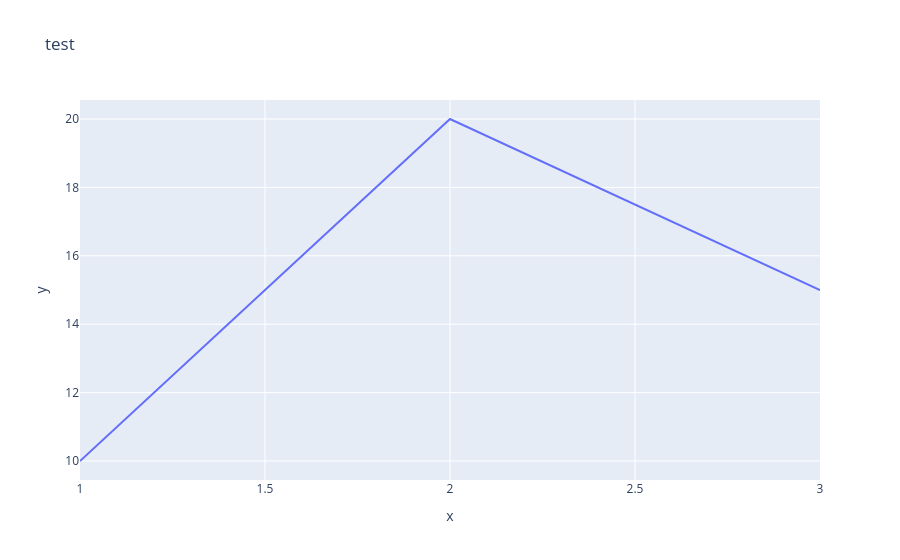

Source (notebook cell):
### Code cell
import plotly.express as px
fig = px.line(x=[1,2,3], y=[10,20,15], title="test")
fig.show()
fig.write_image("test.png")

### Figure 1 — Plotly figure (JSON) as saved in the notebook; plotly's stock layout.template omitted (floating-point values rounded to 4 significant figures)
{"data": [{"hovertemplate": "x=%{x}<br>y=%{y}<extra></extra>", "legendgroup": "", "line": {"color": "#636efa", "dash": "solid"}, "marker": {"symbol": "circle"}, "mode": "lines", "name": "", "orientation": "v", "showlegend": false, "type": "scatter", "x": [1, 2, 3], "xaxis": "x", "y": [10, 20, 15], "yaxis": "y"}], "layout": {"legend": {"tracegroupgap": 0}, "title": {"text": "test"}, "xaxis": {"anchor": "y", "domain": [0, 1], "title": {"text": "x"}}, "yaxis": {"anchor": "x", "domain": [0, 1], "title": {"text": "y"}}}}
